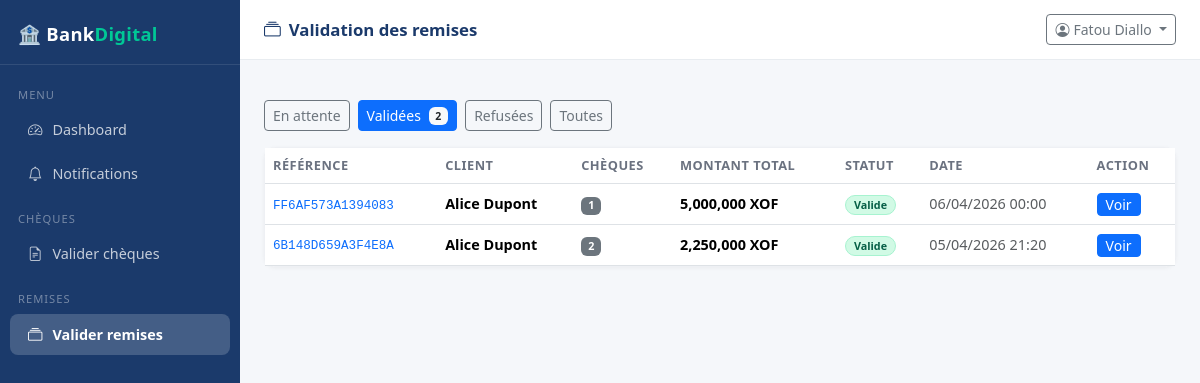
Page /gestionnaire/remises?statut=valide (signed in) on the committed database.
### app/models.py (models this page shows, shortened)
class Remise(db.Model):
    __tablename__ = "remises"
    id = db.Column(db.Integer, primary_key=True)
    reference = db.Column(db.String(50), unique=True, nullable=False)
    client_id = db.Column(db.Integer, db.ForeignKey("utilisateurs.id"), nullable=False)
    compte_id = db.Column(db.Integer, db.ForeignKey("comptes.id"))
    qr_code_path = db.Column(db.String(255))
    bordereau_path = db.Column(db.String(255))     # PDF bordereau généré
    statut = db.Column(db.Enum(StatutEnum), default=StatutEnum.en_attente)
    caissier_id = db.Column(db.Integer, db.ForeignKey("utilisateurs.id"))
    gestionnaire_id = db.Column(db.Integer, db.ForeignKey("utilisateurs.id"))
    commentaire = db.Column(db.Text)
    signature_gestionnaire = db.Column(db.String(255))  # path signature
    created_at = db.Column(db.DateTime, default=datetime.utcnow)
    updated_at = db.Column(db.DateTime, onupdate=datetime.utcnow)
    details = db.relationship("DetailRemise", backref="remise", lazy=True, cascade="all, delete-orphan")
    client = db.relationship("Utilisateur", foreign_keys=[client_id])
    compte = db.relationship("Compte", foreign_keys=[compte_id])

class Utilisateur(db.Model):
    __tablename__ = "utilisateurs"
    id = db.Column(db.Integer, primary_key=True)
    nom = db.Column(db.String(100), nullable=False)
    prenom = db.Column(db.String(100), nullable=False)
    email = db.Column(db.String(150), unique=True, nullable=False)
    telephone = db.Column(db.String(20), unique=True)
    password_hash = db.Column(db.String(255), nullable=False)
    role = db.Column(db.Enum(RoleEnum), default=RoleEnum.client, nullable=False)
    signature_path = db.Column(db.String(255))   # signature digitale
    otp_secret = db.Column(db.String(32))
    actif = db.Column(db.Boolean, default=True)
    created_at = db.Column(db.DateTime, default=datetime.utcnow)
    comptes = db.relationship("Compte", backref="proprietaire", lazy=True)
    logs = db.relationship("Log", backref="utilisateur", lazy=True)

### app/web/gestionnaire.py (the view)
@gestionnaire_bp.route("/remises")
@login_required_web(roles=["gestionnaire"])
def remises():
    statut = request.args.get("statut", "en_attente")
    q = Remise.query
    if statut != "tous":
        q = q.filter_by(statut=StatutEnum[statut])
    liste = q.order_by(Remise.created_at.desc()).all()
    counts = {
        "en_attente": Remise.query.filter_by(statut=StatutEnum.en_attente).count(),
        "valide": Remise.query.filter_by(statut=StatutEnum.valide).count(),
        "refuse": Remise.query.filter_by(statut=StatutEnum.refuse).count(),
    }
    return render_template("gestionnaire/remises.html",
                           remises=liste, statut_filtre=statut, counts=counts)

### app/templates/gestionnaire/remises.html (shortened to what this page needs)
{% extends "base.html" %}
{% block page_title %}<i class="bi bi-collection me-2"></i>Validation des remises{% endblock %}
{% block sidebar %}
<div class="sidebar">
  <div class="brand">🏦 Bank<span>Digital</span></div>
  <nav class="mt-2">
    <div class="nav-section">Menu</div>
    <a href="{{ url_for('gestionnaire.dashboard') }}"><i class="bi bi-speedometer2"></i>Dashboard</a>
    <a href="{{ url_for('gestionnaire.notifications') }}"><i class="bi bi-bell"></i>Notifications</a>
    <div class="nav-section">Chèques</div>
    <a href="{{ url_for('gestionnaire.cheques') }}"><i class="bi bi-file-earmark-text"></i>Valider chèques</a>
    <div class="nav-section">Remises</div>
    <a href="{{ url_for('gestionnaire.remises') }}" class="active"><i class="bi bi-collection"></i>Valider remises</a>
  </nav>
</div>
{% endblock %}
{% block content %}
<div class="d-flex gap-2 mb-3 flex-wrap">
  {% for s, label in [('en_attente','En attente'), ('valide','Validées'), ('refuse','Refusées'), ('tous','Toutes')] %}
  <a href="?statut={{ s }}" class="btn btn-sm {{ 'btn-primary' if statut_filtre == s else 'btn-outline-secondary' }}">
    {{ label }}
    {% if s in counts and counts[s] > 0 %}
    <span class="badge {{ 'bg-light text-dark' if statut_filtre == s else 'bg-secondary' }} ms-1">{{ counts[s] }}</span>
    {% endif %}
  </a>
  {% endfor %}
</div>
<div class="card">
  <div class="table-responsive">
    <table class="table table-hover mb-0">
      <thead>
        <tr><th>Référence</th><th>Client</th><th>Chèques</th><th>Montant total</th><th>Statut</th><th>Date</th><th>Action</th></tr>
      </thead>
      <tbody>
        {% for r in remises %}
        {% set total = r.details | sum(attribute='montant') %}
        <tr>
          <td><code class="text-primary">{{ r.reference }}</code></td>
          <td class="fw-semibold">{{ r.client.prenom }} {{ r.client.nom }}</td>
          <td><span class="badge bg-secondary">{{ r.details|length }}</span></td>
          <td class="fw-bold">{{ "{:,.0f}".format(total) }} XOF</td>
          <td><span class="badge badge-{{ r.statut.value }} rounded-pill px-2">{{ r.statut.value.replace('_',' ').title() }}</span></td>
          <td class="text-muted small">{{ r.created_at.strftime('%d/%m/%Y %H:%M') }}</td>
          <td>
            <a href="{{ url_for('gestionnaire.detail_remise', remise_id=r.id) }}" class="btn btn-sm btn-primary py-0 px-2">
              {% if r.statut.value == 'en_attente' %}<i class="bi bi-pencil-square me-1"></i>Traiter{% else %}Voir{% endif %}
            </a>
          </td>
        </tr>
        {% else %}
        <tr><td colspan="7" class="text-center text-muted py-5">Aucune remise</td></tr>
        {% endfor %}
      </tbody>
    </table>
  </div>
</div>
{% endblock %}

### app/templates/base.html (style rules this page uses)
:root { --primary: #1B3A6B; --primary-light: #2D5FA6; --accent: #00C896; --bg: #F5F7FA; --sidebar-w: 240px; }
body { background: var(--bg); font-family: 'Segoe UI', sans-serif; }
.sidebar { width: var(--sidebar-w); min-width: var(--sidebar-w); min-height: 100vh; background: var(--primary); position: sticky; top: 0; height: 100vh; overflow-y: auto; }
.sidebar .brand { padding: 20px 18px 16px; font-size: 1.15rem; font-weight: 700; color: #fff; border-bottom: 1px solid rgba(255,255,255,.1); letter-spacing: .3px; }
.sidebar .brand span { color: var(--accent); }
.sidebar nav a { display: flex; align-items: center; gap: 10px; color: rgba(255,255,255,.75); text-decoration: none; padding: 10px 18px; border-radius: 8px; margin: 2px 10px; font-size: .9rem; transition: all .15s; }
.sidebar nav a.active { background: rgba(255,255,255,.18); color: #fff; font-weight: 600; }
.sidebar nav .nav-section { font-size: .7rem; text-transform: uppercase; letter-spacing: 1px; color: rgba(255,255,255,.4); padding: 14px 18px 4px; }
.card { border: 1px solid #eef0f4; border-radius: 12px; box-shadow: 0 1px 4px rgba(0,0,0,.05); }
.badge-valide { background: #D1FAE5; color: #065F46; border: 1px solid #A7F3D0; }
.table th { font-size: .8rem; text-transform: uppercase; letter-spacing: .5px; color: #6B7280; font-weight: 600; }
.table td { vertical-align: middle; font-size: .9rem; }

### rows in the picture
Remise: reference "FF6AF573A1394083", client.prenom "Alice", client.nom "Dupont", details|length "1", total "5,000,000", statut.value.replace "Valide", created_at "06/04/2026 00:00", shows "Voir"
Remise: reference "6B148D659A3F4E8A", client.prenom "Alice", client.nom "Dupont", details|length "2", total "2,250,000", statut.value.replace "Valide", created_at "05/04/2026 21:20", shows "Voir"

### other values in the picture
{{ session.get('user_nom', 'Utilisateur') }} "Fatou Diallo"
{{ label }} "En attente" "Validées" "Refusées" "Toutes"
{{ counts[s] }} "2"
